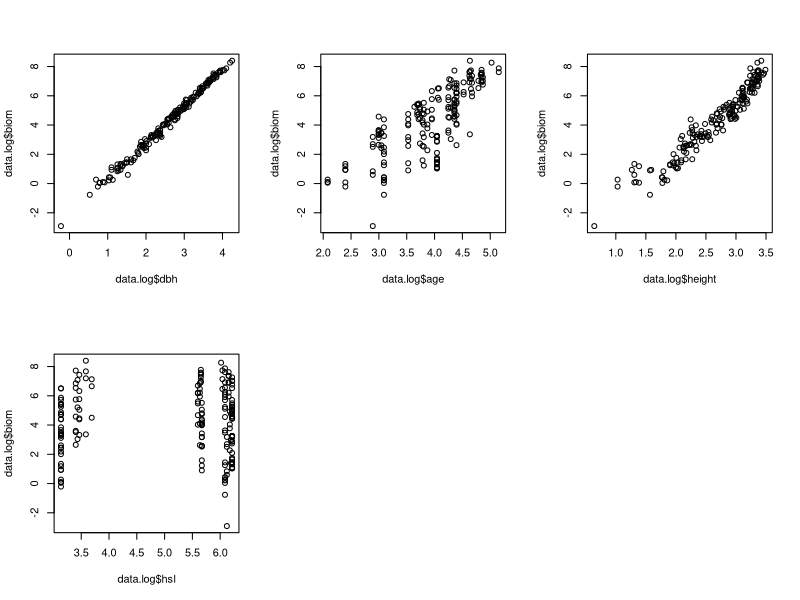

Source code (R): (Note: this script raises an error after producing the figure.)
# Daten einlesen
data.all <- read.csv("buche.csv")

# Daten logarithmieren
data.log <- cbind(subset(data.all, select = author), log(subset(data.all, select = hsl:biom)))

# 3 logarithmierte Teildatensätze erstellen
data.bartelink <- subset(data.log, author == "Bartelink")
data.heller <- subset(data.log, author == "Heller")
data.joosten <- subset(data.log, author == "Joosten")

# Ausgangsmodelle erstellen
m0.bartelink <- lm(biom ~ 1, data = data.bartelink)
m0.heller <- lm(biom ~ 1, data = data.heller)
m0.joosten <- lm(biom ~ 1, data = data.joosten)

# Vorwärts- und Ruckwärtssuche mit Hilfe AIC nach besten Modellen
## Modell Bartelink - Schritte entprechen Reihenfolge: biom ~ dbh + age
m.bartelink <- step(m0.bartelink, scope = ~ (dbh + height + age + hsl) ^ 2)

## Modell Heller - Schritte entprechen Reihenfolge: biom ~ dbh + height
m.heller <- step(m0.heller, scope = ~ (dbh + height + age + hsl) ^ 2)

## Modell Joosten - Schritte entprechen Reihenfolge: biom ~ dbh + height + hsl
m.joosten <- step(m0.joosten, scope = ~ (dbh + height + age + hsl) ^ 2)

## AIC für die gefundenen Modelle
AIC(m.bartelink)
AIC(m.heller)
AIC(m.joosten)

## Devianz der gefundenen Modelle (gutes Modell: Devianz ≈ n - |M|)
deviance(m.bartelink) # n-|M| = 36-2
deviance(m.heller)    # n-|M| = 29-2
deviance(m.joosten)   # n-|M| = 116-3

## Berechnung Varianzen
var.bartelink <- sum((data.bartelink$biom - predict(m.bartelink)) ^ 2) / (length(data.bartelink$biom) - length(coefficients(m.bartelink)))
var.heller <- sum((data.heller$biom - predict(m.heller)) ^ 2) / (length(data.heller$biom) - length(coefficients(m.heller)))
var.joosten <- sum((data.joosten$biom - predict(m.joosten)) ^ 2) / (length(data.joosten$biom) - length(coefficients(m.joosten)))

#### Extra: Daten visualisieren
par(mfrow = c(2, 3))
plot(data.log$dbh, data.log$biom)
plot(data.log$age, data.log$biom)
plot(data.log$height, data.log$biom)
plot(data.log$hsl, data.log$biom)
plot(data.log$author, data.log$biom)

#Residuen vs. dbh im Bartelink-Modell
plot(data.bartelink$dbh, residuals(m.bartelink), ylim = c(-0.6, 0.6))
abline(0, 0)
